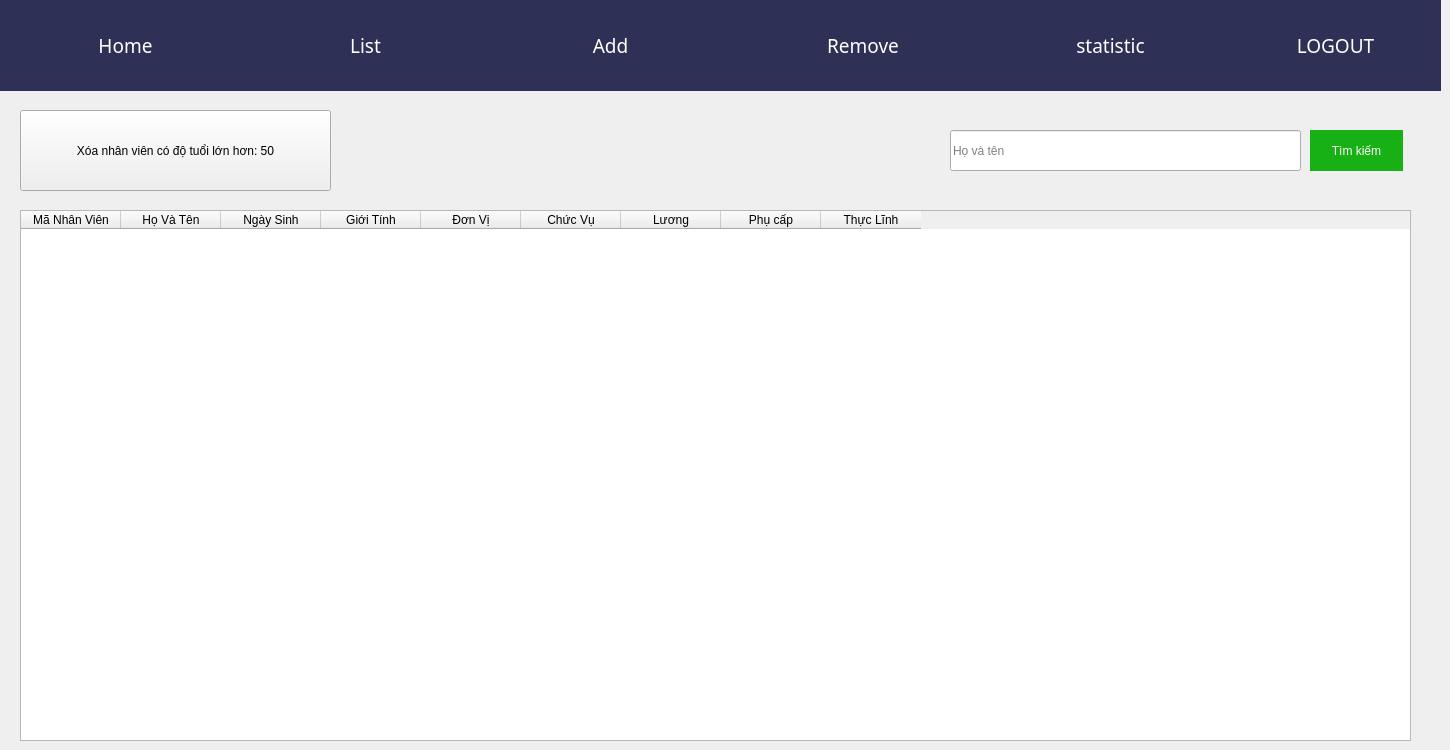
    <widget class="QWidget" name="REMOVE">
     <widget class="QLabel" name="label_6">
      <property name="geometry">
       <rect>
        <x>0</x>
        <y>0</y>
        <width>1441</width>
        <height>91</height>
       </rect>
      </property>
      <property name="styleSheet">
       <string notr="true">background-color: rgb(47, 48, 85);</string>
      </property>
      <property name="text">
       <string/>
      </property>
     </widget>
     <widget class="QPushButton" name="pushButton_r_1">
      <property name="geometry">
       <rect>
        <x>0</x>
        <y>0</y>
        <width>251</width>
        <height>91</height>
       </rect>
      </property>
      <property name="font">
       <font>
        <family>Algerian</family>
        <pointsize>14</pointsize>
       </font>
      </property>
      <property name="cursor">
       <cursorShape>PointingHandCursor</cursorShape>
      </property>
      <property name="styleSheet">
       <string notr="true">QPushButton {
background-color: rgba(0,0,0,0);
background-image: url();
border: none;
color: white;
}
QPushButton:hover{
background-color: #1a1946;
}
</string>
      </property>
      <property name="text">
       <string>Home</string>
      </property>
     </widget>
     <widget class="QPushButton" name="pushButton_r_2">
      <property name="geometry">
       <rect>
        <x>250</x>
        <y>0</y>
        <width>231</width>
        <height>91</height>
       </rect>
      </property>
      <property name="font">
       <font>
        <family>Algerian</family>
        <pointsize>14</pointsize>
       </font>
      </property>
      <property name="cursor">
       <cursorShape>PointingHandCursor</cursorShape>
      </property>
      <property name="styleSheet">
       <string notr="true">QPushButton {
background-color: rgba(0,0,0,0);
background-image: url();
border: none;
color: white;
}
QPushButton:hover{
background-color: #1a1946;
}
</string>
      </property>
      <property name="text">
       <string>List</string>
      </property>
     </widget>
     <widget class="QPushButton" name="pushButton_r_5">
      <property name="geometry">
       <rect>
        <x>990</x>
        <y>0</y>
        <width>241</width>
        <height>91</height>
       </rect>
      </property>
      <property name="font">
       <font>
        <family>Algerian</family>
        <pointsize>14</pointsize>
       </font>
      </property>
      <property name="cursor">
       <cursorShape>PointingHandCursor</cursorShape>
      </property>
      <property name="styleSheet">
       <string notr="true">QPushButton {
background-color: rgba(0,0,0,0);
background-image: url();
border: none;
color: white;
}
QPushButton:hover{
background-color: #1a1946;
}
</string>
      </property>
      <property name="text">
       <string>statistic</string>
      </property>
     </widget>
     <widget class="QPushButton" name="pushButton_r_4">
      <property name="geometry">
       <rect>
        <x>740</x>
        <y>0</y>
        <width>251</width>
        <height>91</height>
       </rect>
      </property>
      <property name="font">
       <font>
        <family>Algerian</family>
        <pointsize>14</pointsize>
       </font>
      </property>
      <property name="cursor">
       <cursorShape>PointingHandCursor</cursorShape>
      </property>
      <property name="styleSheet">
       <string notr="true">QPushButton {
background-color: rgba(0,0,0,0);
background-image: url();
border: none;
color: white;
}
QPushButton:hover{
background-color: #1a1946;
}
</string>
      </property>
      <property name="text">
       <string>Remove </string>
      </property>
     </widget>
     <widget class="QPushButton" name="pushButton_r_3">
      <property name="geometry">
       <rect>
        <x>480</x>
        <y>0</y>
        <width>261</width>
        <height>91</height>
       </rect>
      </property>
      <property name="font">
       <font>
        <family>Algerian</family>
        <pointsize>14</pointsize>
       </font>
      </property>
      <property name="cursor">
       <cursorShape>PointingHandCursor</cursorShape>
      </property>
      <property name="styleSheet">
       <string notr="true">QPushButton {
background-color: rgba(0,0,0,0);
background-image: url();
border: none;
color: white;
}
QPushButton:hover{
background-color: #1a1946;
}
</string>
      </property>
      <property name="text">
       <string>Add</string>
      </property>
     </widget>
     <widget class="QPushButton" name="pushButton_r_6">
      <property name="geometry">
       <rect>
        <x>1230</x>
        <y>0</y>
        <width>211</width>
        <height>91</height>
       </rect>
      </property>
      <property name="font">
       <font>
        <family>Algerian</family>
        <pointsize>14</pointsize>
       </font>
      </property>
      <property name="cursor">
       <cursorShape>PointingHandCursor</cursorShape>
      </property>
      <property name="styleSheet">
       <string notr="true">QPushButton {
background-color: rgba(0,0,0,0);
background-image: url();
border: none;
color: white;
}
QPushButton:hover{
background-color: #1a1946;
}
</string>
      </property>
      <property name="text">
       <string>LOGOUT</string>
      </property>
     </widget>
     <widget class="QPushButton" name="pushButton">
      <property name="geometry">
       <rect>
        <x>20</x>
        <y>110</y>
        <width>311</width>
        <height>81</height>
       </rect>
      </property>
      <property name="text">
       <string>Xóa nhân viên có độ tuổi lớn hơn: 50</string>
      </property>
     </widget>
     <widget class="QLineEdit" name="name_input_2">
      <property name="geometry">
       <rect>
        <x>950</x>
        <y>130</y>
        <width>351</width>
        <height>41</height>
       </rect>
      </property>
      <property name="styleSheet">
       <string notr="true">border: 1px solid #cccc;
font-size: 16px;
padding: 5px;
color: black;
background-color: white;</string>
      </property>
      <property name="text">
       <string/>
      </property>
      <property name="maxLength">
       <number>40</number>
      </property>
      <property name="placeholderText">
       <string>Họ và tên</string>
      </property>
     </widget>
     <widget class="QPushButton" name="search_btn_2">
      <property name="geometry">
       <rect>
        <x>1310</x>
        <y>130</y>
        <width>93</width>
        <height>41</height>
       </rect>
      </property>
      <property name="styleSheet">
       <string notr="true">border: none;
background-color: rgb(23, 177, 21);
color:white;
padding: 1px;</string>
      </property>
      <property name="text">
       <string>Tìm kiếm</string>
      </property>
     </widget>
     <widget class="QTableWidget" name="listStaff_2">
      <property name="geometry">
       <rect>
        <x>20</x>
        <y>210</y>
        <width>1391</width>
        <height>531</height>
       </rect>
      </property>
      <property name="focusPolicy">
       <enum>Qt::NoFocus</enum>
      </property>
      <property name="styleSheet">
       <string notr="true">selection-background-color: rgb(85, 85, 255);</string>
      </property>
      <property name="editTriggers">
       <set>QAbstractItemView::NoEditTriggers</set>
      </property>
      <property name="alternatingRowColors">
       <bool>true</bool>
      </property>
      <property name="selectionMode">
       <enum>QAbstractItemView::ExtendedSelection</enum>
      </property>
      <property name="selectionBehavior">
       <enum>QAbstractItemView::SelectRows</enum>
      </property>
      <attribute name="horizontalHeaderHighlightSections">
       <bool>false</bool>
      </attribute>
      <column>
       <property name="text">
        <string>Mã Nhân Viên</string>
       </property>
      </column>
      <column>
       <property name="text">
        <string>Họ Và Tên</string>
       </property>
      </column>
      <column>
       <property name="text">
        <string>Ngày Sinh</string>
       </property>
      </column>
      <column>
       <property name="text">
        <string>Giới Tính</string>
       </property>
      </column>
      <column>
       <property name="text">
        <string>Đơn Vị</string>
       </property>
      </column>
      <column>
       <property name="text">
        <string>Chức Vụ</string>
       </property>
      </column>
      <column>
       <property name="text">
        <string>Lương</string>
       </property>
      </column>
      <column>
       <property name="text">
        <string>Phụ cấp</string>
       </property>
      </column>
      <column>
       <property name="text">
        <string>Thực Lĩnh</string>
       </property>
      </column>
     </widget>
    </widget>
